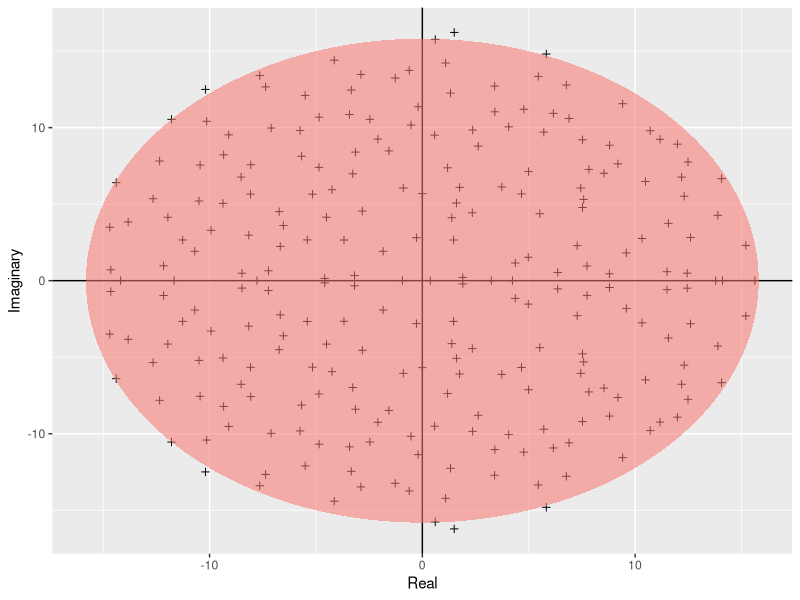

Write R code to recreate this figure.
library(ggplot2)

build_ellipse <- function(hradius, vradius){ # function that returns an ellipse
  npoints = 250
  a <- seq(0, 2 * pi, length = npoints + 1) # create points
  x <- hradius * cos(a) # horizontal radius
  y <- vradius * sin(a) # vertical radius
  return(data.frame(x = x, y = y))  # use points to build a ellipse
}

N <- 250 # Assign size of the matrix

M <- matrix(rnorm(N * N), N, N) # Build the matrix

eigvals <- eigen(M)$values # Find the eigenvalues

eigDF <- data.frame("Real" = Re(eigvals), "Imaginary" = Im(eigvals)) # Build a dataframe

my_radius <- sqrt(N) # The radius of the circle is sqrt(N)

ellDF <- build_ellipse(my_radius, my_radius) # Dataframe to plot the ellipse

names(ellDF) <- c("Real", "Imaginary") # rename the columns

# plot the eigenvalues
p <- ggplot(eigDF, aes(x = Real, y = Imaginary))
p <- p +
  geom_point(shape = I(3)) +
  theme(legend.position = "none")

# now add the vertical and horizontal line
p <- p + geom_hline(aes(yintercept = 0))
p <- p + geom_vline(aes(xintercept = 0))

# finally, add the ellipse
p <- p + geom_polygon(data = ellDF, aes(x = Real, y = Imaginary, alpha = 1/20, fill = "red"))

suppressMessages(ggsave("../results/Girko.pdf", plot = p))